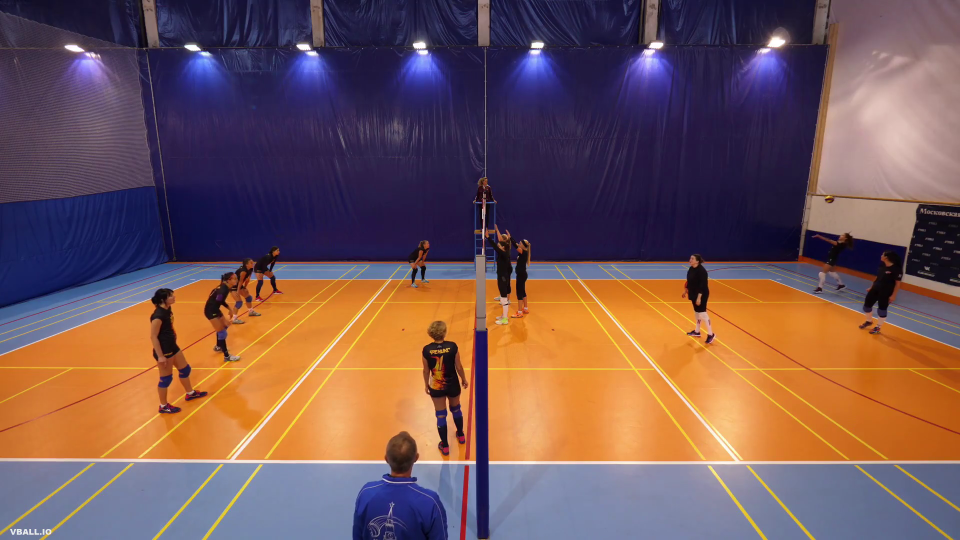
#> input picture frame 22 of videos/rally1.mp4, 1920 x 1080 px (shown at 1/2 size)
$ jupyter execute --allow-errors test_utils.ipynb
#> lines starting #> are read from the running program, lines starting #| are printed output that depends on the picture; after the words box and inside, x2 and y2 are one past the last pixel; in counts of white or black regions, pixels touching at a corner belong together
### utils.py
import cv2
import math
import numpy as np


def stabilize(frame, prev_gray, curr_gray, warp_matrix, warp_mode, termination_criteria):

    # Compute the homographic matrix between the previous and the current grayscale frames using EEC algorithm
    _, warp_matrix = cv2.findTransformECC(
        prev_gray, curr_gray, warp_matrix, warp_mode, termination_criteria)

    height, width = frame.shape[:2]
    # stabilize the frame by applying the homographic matrix
    stabilized_frame = cv2.warpPerspective(
        frame, warp_matrix, (width, height), flags=cv2.INTER_CUBIC + cv2.WARP_INVERSE_MAP)

    return stabilized_frame


def subtract_background(stabilized_frame, fgbg):

    # convert the stabilized frame to grayscale
    gray_frame = cv2.cvtColor(stabilized_frame, cv2.COLOR_BGR2GRAY)

    # subtract background of grayscale frame
    fgmask = fgbg.apply(gray_frame)

    return fgmask


def morphological_segmentation(fgmask, kernel):
    # apply morphological opening (erosion and dilatation) on the foregorund mask
    new_fgmask = cv2.morphologyEx(fgmask, cv2.MORPH_OPEN, kernel)

    # apply canny edge detection on the foreground mask
    edges = cv2.Canny(new_fgmask, 50, 190, 3)

    # thresholding resulting image to keep only edges
    _, new_fgmask = cv2.threshold(edges, 127, 255, 0)

    return new_fgmask


def circularity_filter(contour):
    # compute the area of the contour
    area = cv2.contourArea(contour)

    # compute the perimeter of the contour
    perimeter = cv2.arcLength(contour, True)

    circularity = 0

    # check if perimeter is not null
    if perimeter != 0:

        # compute the ciruclarity of the contour
        circularity = 4*math.pi*area/perimeter**2

    return circularity >= 0.3 and circularity <= 0.8


def eccentricity_filter(contour):
    # extract the bounding rectangle coordinates and size
    x, y, w, h = cv2.boundingRect(contour)

    eccentricity = 1

    # check that the width of the blob is not null
    if w != 0:
        # compute eccentricity
        eccentricity = h/w

    return eccentricity <= 0.7


def size_filter(contour, min_area, max_area):

    area = cv2.contourArea(contour)

    return area > min_area and area < max_area


# [65 lines left out: functions color_filter, lucas_kanade, compute_mean_norm, not called in this run]


def optic_flow_norm(contours, frame1, frame2):
    """Return the norm of the optic flow vector of one or many keypoints between 2 consecutive frames.

    <param frame1> oldest frame
    <param frame2> newest frame
    """
    of_norms = []
    for contour in contours:
        of = lucas_kanade(frame1, frame2, contour)
        of_norm = compute_mean_norm(of)
        of_norms.append(of_norm)
    return of_norms


def optic_flow_scores(contours, frame1, frame2, importance_factor=20):
    of_norms = optic_flow_norm(contours, frame1, frame2)
    of_scores = [of_norm * importance_factor for of_norm in of_norms]
    return of_scores


def is_head(contour):
    """Return a boolean indicating whether the given contours stands for a player head or not."""
    return False


# [16 lines left out: functions mean_y_pos, mean_contour, not called in this run]

def get_mask_color(current_hsv):
    """
    Return mask with values 0 and 1 if color looks like a ball
    """
    range_color = []
    lower_blue = np.array([20,40,40])
    upper_blue = np.array([140,255,255])
    range_color.append((lower_blue, upper_blue))

    lower_yellow = np.array([15, 20, 50])
    upper_yellow = np.array([42, 255, 255])
    range_color.append((lower_yellow, upper_yellow))

    low_green = np.array([25, 52, 72])
    upper_green = np.array([102, 255, 255])
    range_color.append((low_green, upper_green))

    low_red = np.array([161, 155, 84])
    upper_red = np.array([179, 255, 255])
    range_color.append((low_red, upper_red))

    lower_white = np.array([0,0,231])
    upper_white = np.array([180,18,255])
    range_color.append((lower_white, upper_white))

    i=0
    for lower_bound, upper_bound in range_color:
        if i==0:
            mask = np.array(cv2.inRange(current_hsv, lower_bound, upper_bound))
            i+=1
        else:
            mask += np.array(cv2.inRange(current_hsv, lower_bound, upper_bound))
    mask[mask>=1] = 1
    return mask

### plot_utils.py
import matplotlib.pyplot as plt
import numpy as np


def plot_trajectories(x_coord, y_coord):
    frames_nb = np.arange(len(x_coord))

    fig, ax = plt.subplots(1, 2, figsize=(15, 5))

    ax[0].plot(frames_nb, x_coord, '.', color='m')
    ax[0].set_xlabel('frames')
    ax[0].set_ylabel('x-direction')

    ax[1].plot(frames_nb, y_coord, '.', color='c')
    ax[1].set_xlabel('frames')
    ax[1].set_ylabel('y-direction')

    fig.suptitle('Trajectories of the ball wrt to x,y direction', fontsize=15)
    plt.savefig('images/trajectories.png')


def plot_trajectories_kalman(x_coord, y_coord, tracked_pos):
    # predicted x positions
    pred_x_pos = np.array([round(tracked_pos[i][0])
                          for i in range(len(tracked_pos))])

    # predicted y positions
    pred_y_pos = np.array([round(tracked_pos[i][1])
                          for i in range(len(tracked_pos))])

    # Create an array of the frames
    frames = np.arange(len(tracked_pos))

    fig, ax = plt.subplots(1, 2, figsize=(15, 5))

    ax[0].plot(x_coord, frames, '.', color='r', label='Result from tracker')
    ax[0].plot(pred_x_pos, frames, '.', color='m', label="Estimated by Kalman")

    ax[1].plot(y_coord, frames, '.', color='g', label='Result from tracker')
    ax[1].plot(pred_y_pos, frames,  '.', color='c',
               label="Estimated by Kalman")

    ax[0].set_xlabel('frames')
    ax[0].set_ylabel('x-direction')
    ax[1].set_xlabel('frames')
    ax[1].set_ylabel('y-direction')

    ax[0].legend(loc="upper left")
    ax[1].legend(loc="upper left")

    fig.suptitle(
        'Trajectories of the ball wrt to x,y direction - Kalman filter results', fontsize=15)
    plt.savefig('images/trajectories_kalman.png')

### kalman_filter.py
import numpy as np
import matplotlib.pyplot as plt


class KalmanFilter(object):
    def __init__(self, dt, a_x, a_y, x_measure_std, y_measure_std, acceleration_std):
        '''
        :param dt: time step
        :param a_x: acceleration wrt x direction
        :param a_y: acceleration wrt y direction
        :param x_measure_std: standard deviation of the measurement in x direction
        :param y_measure_std: standard deviation of the measurement in the y direction
        :param acceleration_std: standard deviation of the acceleration
        '''

        self.dt = dt
        self.acceleration = np.matrix([[a_x], [a_y]])

        # intiial state
        self.state = np.zeros((4, 1))

        # transition matrix
        self.transition_matrix = np.matrix(
            [
                [1, 0, self.dt, 0],
                [0, 1, 0, self.dt],
                [0, 0, 1, 0],
                [0, 0, 0, 1]
            ])

        # control matrix
        self.control_matrix = np.matrix(
            [
                [(self.dt**2)/2, 0],
                [0, (self.dt**2)/2],
                [self.dt, 0],
                [0, self.dt]
            ])

        # map state to measurement
        self.state_to_measurement = np.matrix([[1, 0, 0, 0],
                                               [0, 1, 0, 0]])

        # process covariance
        self.process_cov = np.matrix(
            [
                [(self.dt**4)/4, 0, (self.dt)**3/2, 0],
                [0, (self.dt)**4/4, 0, (self.dt)**3/2],
                [(self.dt)**3/2, 0, self.dt**2, 0],
                [0, (self.dt)**3/2, 0, self.dt**2]
            ]) * acceleration_std**2

        # measurment covariance
        self.measurement_cov = np.matrix([[x_measure_std**2, 0],
                                          [0, y_measure_std**2]])

        # covariance matrix
        self.cov = np.eye(4)

    # [29 lines left out: functions predict, optimize, not called in this run]

### test_utils.ipynb
[cell 1]
import cv2
from utils import stabilize, subtract_background, morphological_segmentation, circularity_filter, eccentricity_filter, size_filter, optic_flow_scores
import matplotlib.pyplot as plt
import numpy as np
VIDEOS_DIR = './videos'

[cell 2]
cap = cv2.VideoCapture(VIDEOS_DIR + '/rally1.mp4')

# get first frame
ret, prev = cap.read()
#> prev is the input picture: shape (1080, 1920, 3); mean B, G, R 86.7, 87.1, 117.5

# convert frame to grayscale
prev_gray = cv2.resize(cv2.cvtColor(prev, cv2.COLOR_BGR2GRAY),(1300,500))
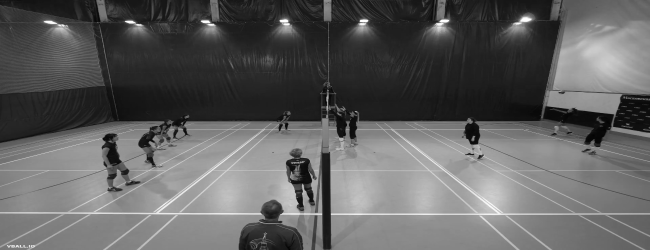
#> prev_gray: shape (500, 1300) (shown at 1/2 size); min 2, max 255, mean 96

# create an ellipsoidal structuring element with a size of (5, 5)
kernel = cv2.getStructuringElement(cv2.MORPH_ELLIPSE,(5,5))

# create a MOG2 background subrtractor
fgbg =cv2.createBackgroundSubtractorMOG2()

# define the motion model
warp_mode = cv2.MOTION_HOMOGRAPHY

# termination criteria for the optical flow algorithm
termination_criteria = (cv2.TERM_CRITERIA_EPS | cv2.TERM_CRITERIA_COUNT, 10, 1e-3)

# initialize warp matrix
cc, warp_matrix = None,None

# list to store ball positions
ball_pos = []

[cell 3]
ret,frame = cap.read()

plt.imshow(frame)

frame = cv2.resize(frame, (1300, 500))
#> frame: shape (500, 1300, 3)

[cell 4]
# convert the current frame to grayscale
gray = cv2.cvtColor(frame, cv2.COLOR_BGR2GRAY)

# equalize historgram of the grayscale frame
curr_gray = cv2.equalizeHist(gray)
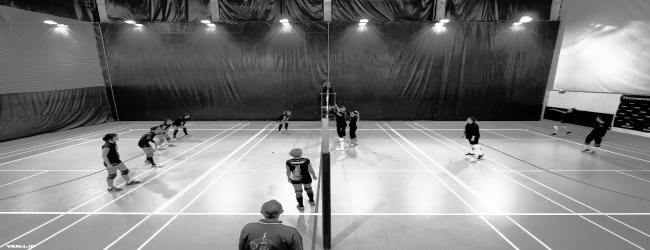
#> curr_gray: shape (500, 1300) (shown at 1/2 size); min 0, max 255, mean 128.5

# stabilization step
stabilized_frame = stabilize(frame, prev_gray, curr_gray, warp_matrix, warp_mode, termination_criteria)
#> in stabilize, `_, warp_matrix = cv2.findTransformECC( prev_gray, curr_gray, warp_matr..`: warp_matrix = [[1, 0.00108, -0.15], [-4.09e-05, 1, 0.0733], [7.46e-08, 2.07e-06, 1]]
stabilized_gray = cv2.cvtColor(stabilized_frame, cv2.COLOR_BGR2GRAY)

plt.imshow(stabilized_gray, cmap='gray')
#print(stabilized_frame)

[cell 5]
fgmask = subtract_background(stabilized_frame, fgbg)
plt.imshow(fgmask, cmap='gray')

[cell 6]
fgmask = morphological_segmentation(fgmask, kernel)
plt.imshow(fgmask, cmap='gray')

[cell 7]
while True :
    ret,frame = cap.read()


    if not ret:
        break

    frame = cv2.resize(frame,(1300,500))
#> frame: shape (500, 1300, 3)

    # convert the current frame to grayscale
    gray = cv2.cvtColor(frame, cv2.COLOR_BGR2GRAY)

    # equalize historgram of the grayscale frame
    curr_gray = cv2.equalizeHist(gray)

    # stabilization step
    stabilized_frame = stabilize(frame, prev_gray, curr_gray, warp_matrix, warp_mode, termination_criteria)

    # background subtraction step
    fgmask = subtract_background(stabilized_frame, fgbg)
#> in subtract_background (call 2), `fgmask = fgbg.apply(gray_frame)`:
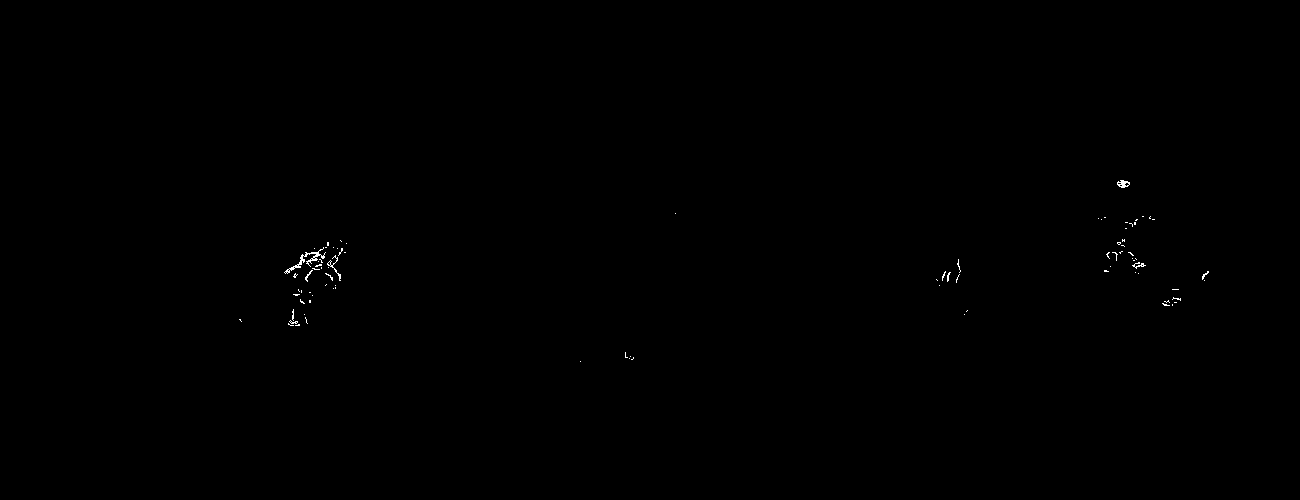
#> fgmask: shape (500, 1300); values 0 (black) and 127 (white), 0.13% white in thin lines or dots, all inside (x1, y1, x2, y2) = (239, 180, 1209, 362)

    #morphological segmentation step
    fgmask = morphological_segmentation(fgmask, kernel)

    #cv2.imshow('foreground mask',fgmask)

    # Find contours in the foreground mask
    contours, _ = cv2.findContours(fgmask, cv2.RETR_CCOMP, cv2.CHAIN_APPROX_SIMPLE)
#> contours = 2 contours, all with area under 20

    # possible candidate ball
    candidate_ball = None

    prev_gray = curr_gray


    for contour in contours:

        #apply circularity filter
        if circularity_filter(contour):
            candidate_ball =  contour

        #apply eccentricity filter
        elif eccentricity_filter(contour):
            candidate_ball = contour

        # filter out blobs which are either too big or too small
        if size_filter(contour, 20,60):
            candidate_ball = None
#> this loop made 2 passes
#> (perimeter in circularity_filter, circularity in circularity_filter, x in eccentricity_filter, y in eccentricity_filter, w in eccentricity_filter, h in eccentricity_filter, eccentricity in eccentricity_filter) on passes 1 to 2: (14.49, 0.898, 1120, 180, 6, 5, 0.833), (14.49, 0.898, 1120, 180, 6, 5, 0.833)


    if candidate_ball is not None:

        # get the minimum enclosing circle for the candidate object
        (x, y), radius = cv2.minEnclosingCircle(candidate_ball)

        ball_pos.append(np.array([[x], [y]]))

        # draw green circle around the predicted ball
        cv2.circle(frame, (int(x),int(y)), int(radius), (0,255,0), 2)

    cv2.imshow('frame',frame)

    if cv2.waitKey(10) == ord("q"):
#> (key q is pressed here)
        break


cap.release()
cv2.destroyAllWindows()

# Trajectoire 2D

[cell 8]
from plot_utils import plot_trajectories, plot_trajectories_kalman

[cell 9]
# array of rounded x coordinates of the detected ball
x_coord = np.array([round(ball_pos[i][0][0]) for i in range(len(ball_pos))])

# array of rounded y coordinates of the detected ball
y_coord = np.array([round(ball_pos[i][1][0]) for i in range(len(ball_pos))])

# plot trajectories wrt x and y direction
plot_trajectories(x_coord, y_coord)
#> in plot_trajectories, `plt.savefig('images/trajectories.png')`:
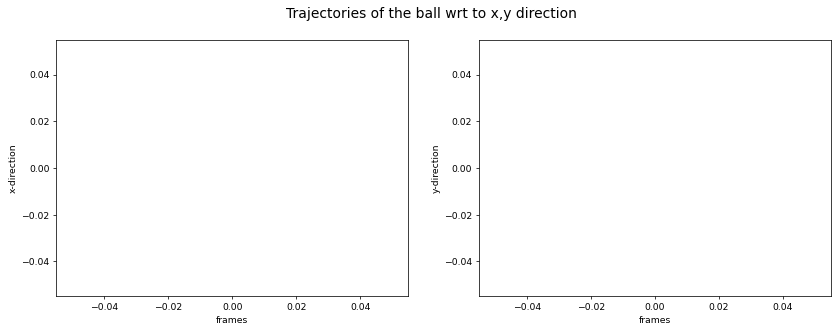
#> figure drawn by matplotlib, 2 panels

[cell 10]
from kalman_filter import KalmanFilter

[cell 11]
# use Kalman filter to keep tracking of the ball even when it disappears

# initialize the Kalman filter
kfilter = KalmanFilter(0.1, 1, 1, 1, 0.1,0.1)

# list to store the updates
updates = []

for i in range(len(ball_pos)):

    # get the 2d position of the blob in current frame
    measure = ball_pos[i]

    # prediction step
    (x, y) = kfilter.predict()

    # optimisation step
    (x1, y1) = kfilter.optimize(measure)

    updates.append([np.array(x1)[0][0],np.array(y1)[0][0]])

[cell 12]
# the predicted x and y positions
tracked_pos = np.array(updates)

plot_trajectories_kalman(x_coord, y_coord, tracked_pos)

# Approche par flot optique - algorithme de Lucas-Kanade

[cell 13]
import cv2
from utils import stabilize, subtract_background, morphological_segmentation, circularity_filter, eccentricity_filter, size_filter, optic_flow_scores, mean_y_pos, mean_contour, get_mask_color
import matplotlib.pyplot as plt
import numpy as np
VIDEOS_DIR = './videos'

[cell 14]
VIDEO_FOLDER = '../data/CDF M17 VBALL - Voiron/'
#VIDEO_NAME = 'Vb@ll - Voiron 1er Set 25-21.mkv'
VIDEO_NAME = 'points_cut.mp4'

cap = cv2.VideoCapture(VIDEOS_DIR + '/rally1.mp4')

[cell 15]
# get first frame
ret, prev = cap.read()

# convert frame to grayscale
prev_gray = cv2.resize(cv2.cvtColor(prev, cv2.COLOR_BGR2GRAY),(1300,500))

# create an ellipsoidal structuring element with a size of (5, 5)
kernel = cv2.getStructuringElement(cv2.MORPH_ELLIPSE,(5,5))

# create a MOG2 background subrtractor
fgbg =cv2.createBackgroundSubtractorMOG2()

# define the motion model
warp_mode = cv2.MOTION_HOMOGRAPHY

# termination criteria for the optical flow algorithm
termination_criteria = (cv2.TERM_CRITERIA_EPS | cv2.TERM_CRITERIA_COUNT, 10, 1e-3)

# initialize warp matrix
cc, warp_matrix = None,None

# list to store ball positions
ball_pos = []

[cell 16]
prev_rgb = cv2.cvtColor(cv2.resize(prev,(1300,500)), cv2.COLOR_BGR2RGB)
plt.imshow(prev_rgb)

[cell 17]
current_hsv = cv2.cvtColor(cv2.resize(prev,(1300,500)), cv2.COLOR_BGR2HSV)
#> current_hsv: shape (500, 1300, 3); mean H, S, V 83.9, 139.5, 139.1
mask_ball_color = get_mask_color(current_hsv)
#> after the loop in get_mask_color, `for lower_bound, upper_bound in range_color:`:
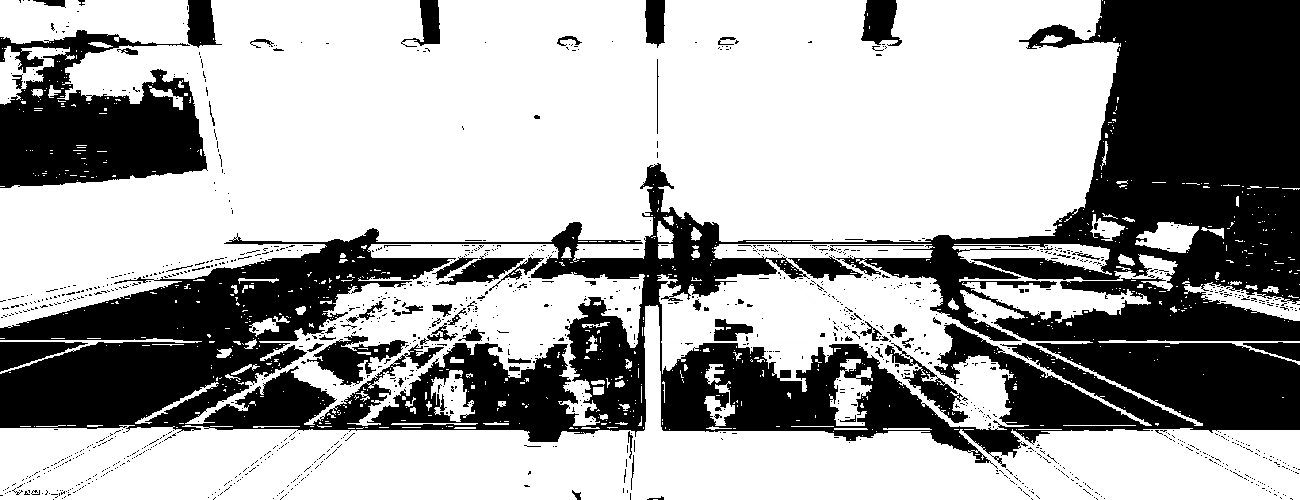
#> mask: shape (500, 1300); min 0, max 255, mean 164.4
#> after the loop in get_mask_color, `for lower_bound, upper_bound in range_color:`: i = 1
plt.imshow(cv2.bitwise_and(prev_rgb, prev_rgb, mask = mask_ball_color*255))
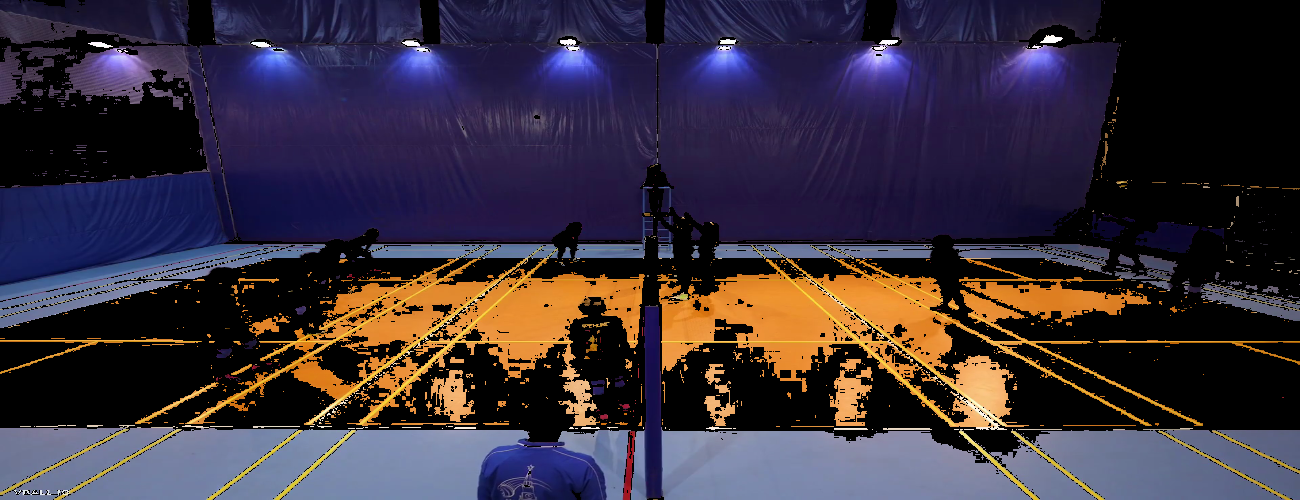
#> shown: shape (500, 1300, 3); mean R, G, B 57.1, 47.6, 60.3

[cell 18]
ret,current_frame = cap.read()
current_frame = cv2.resize(current_frame, (1300, 500))
current_gray = cv2.cvtColor(current_frame, cv2.COLOR_BGR2GRAY)
current_gray = cv2.equalizeHist(current_gray)
current_stabilized = stabilize(current_frame, prev_gray, current_gray, warp_matrix, warp_mode, termination_criteria)
#> (the rest of the program and of its run is left out)
